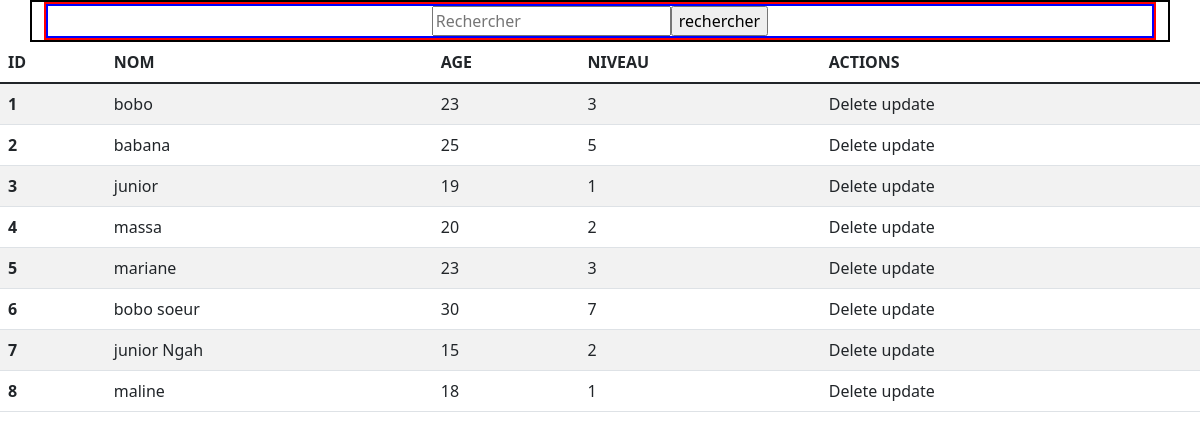
The page / on the database its author committed.
### tables this page shows
CREATE TABLE IF NOT EXISTS `etudiant` (
  `id` int NOT NULL AUTO_INCREMENT,
  `nom` varchar(50) NOT NULL,
  `age` int NOT NULL,
  `niveau` int NOT NULL,
  PRIMARY KEY (`id`)
);

### index.php (the view, shortened to what this page needs)
<?php include "config.php" ;?>
<!DOCTYPE html>
<html lang="en">
<head>
    <link href="https://cdn.jsdelivr.net/npm/bootstrap@5.1.3/dist/css/bootstrap.min.css" rel="stylesheet">
    <link rel="stylesheet" href="style.css">
</head>
<body>
   <div class="container">
    <div class="search-box">
        <form action="resultsearchtest.php" method="POST">
            <input type="text" placeholder="Rechercher" name="motCle">
            <input type="submit" value="rechercher" name="search">
        </form>
    </div>
   </div>
   <?php
                        $reqSearch = $connexionDataBase ->query('SELECT * FROM etudiant');
                    ?>
                    <div class="result-search">
                        <table class="table table-striped table-hover">
                            <thead>
                                <tr>
                                <th scope="col">ID</th>
                                <th scope="col">NOM</th>
                                <th scope="col">AGE</th>
                                <th scope="col">NIVEAU</th>
                                <th scope="col">ACTIONS</th>
                                </tr>
                            </thead>
                            <tbody>
                                <?php
                                    while($resulSearch = $reqSearch -> fetch()){
                                ?>
                                    <tr>
                                        <th scope="row"><?php echo $resulSearch['id'] ;?></th>
                                        <td><?php echo $resulSearch['nom'] ;?></td>
                                        <td><?php echo $resulSearch['age'] ;?></td>
                                        <td><?php echo $resulSearch['niveau'] ;?></td>
                                        <td>
                                            <span>Delete</span>
                                            <span>update</span>
                                        </td>
                                    </tr>
                                <?php
                                    }
                                ?>
                            </tbody>
                        </table>
                    </div>

### style.css (style rules this page uses)
.container { border: 2px solid black; }
.search-box { border: 2px solid red; }
form { border: 2px solid blue; display: flex; justify-content: center; }

### rows shown on the page
etudiant: id "1", nom "bobo", age "23", niveau "3"
etudiant: id "2", nom "babana", age "25", niveau "5"
etudiant: id "3", nom "junior", age "19", niveau "1"
etudiant: id "4", nom "massa", age "20", niveau "2"
etudiant: id "5", nom "mariane", age "23", niveau "3"
etudiant: id "6", nom "bobo soeur", age "30", niveau "7"
etudiant: id "7", nom "junior Ngah", age "15", niveau "2"
etudiant: id "8", nom "maline", age "18", niveau "1"
